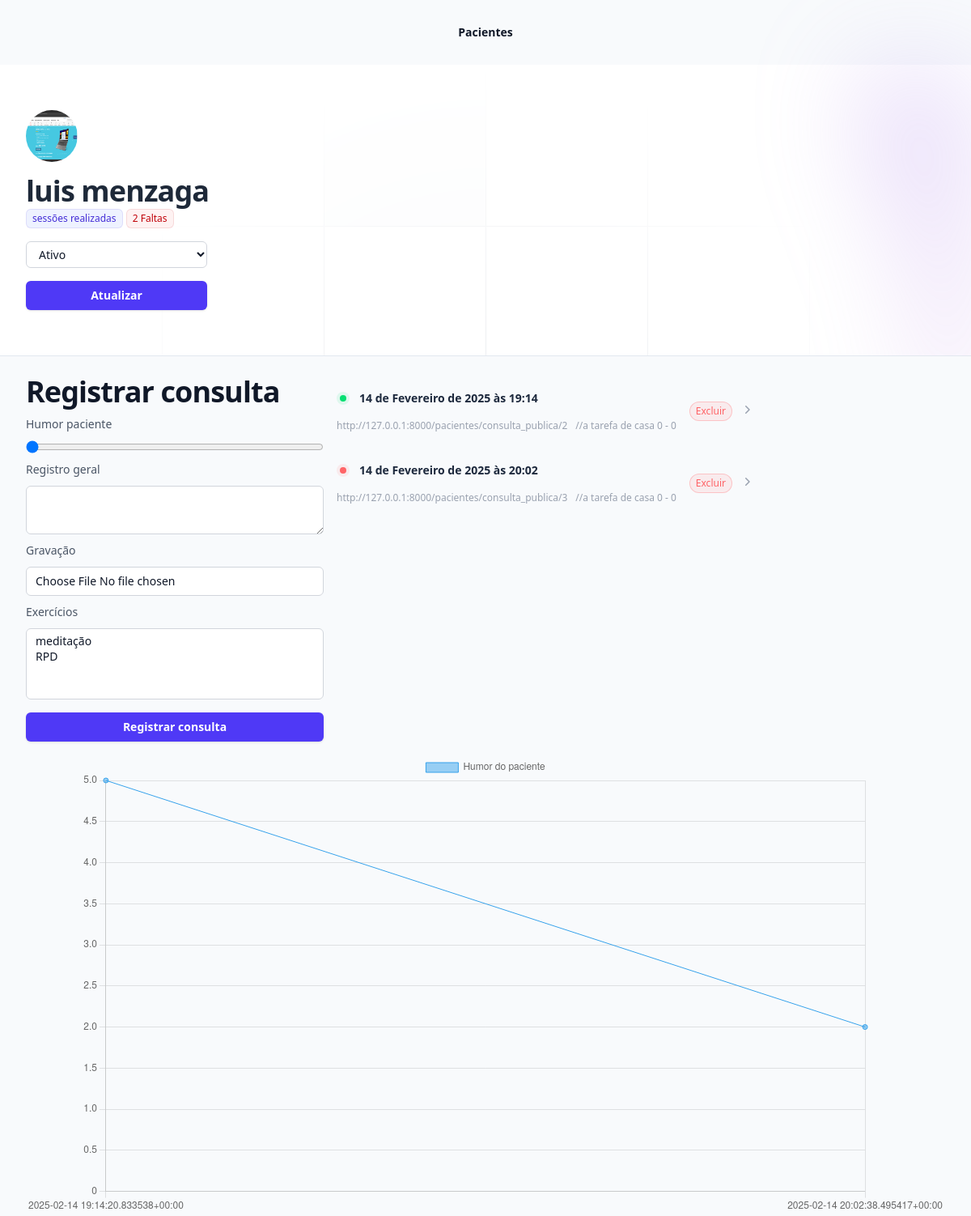
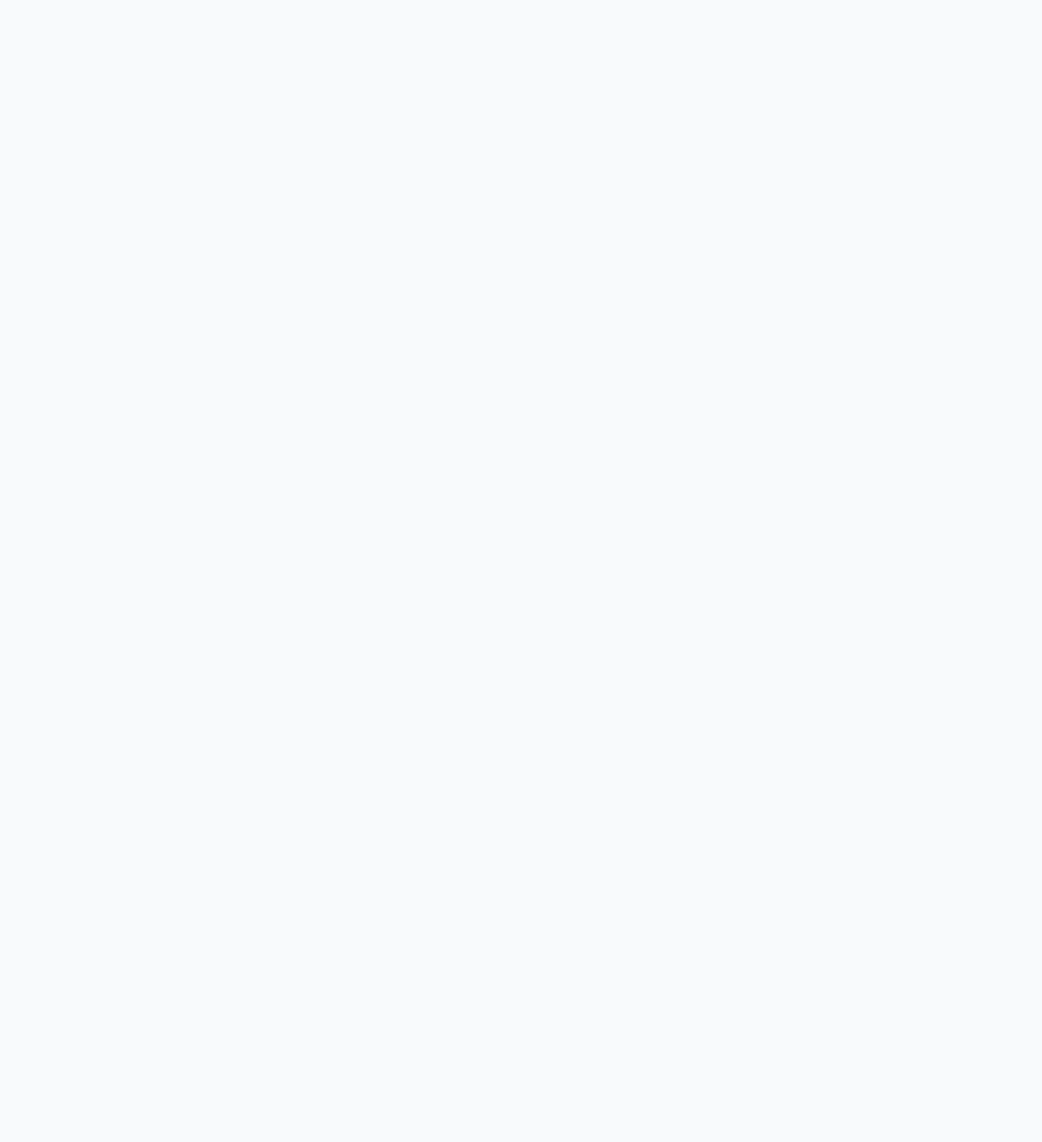
The page /pacientes/1 on the database its author committed (2 pictures, top to bottom).
### pacientes/models.py (models this page shows, shortened)
class Pacientes(models.Model):
    queixa_choices = (
        ('TDAH', 'Transtorno de Déficite de Atenção e Hiperatividade'),
        ('D', 'Depressão'),
        ('A', 'Ansiedade'),
        ('TAG', 'Transtorno de Ansiedade Generalizada')
    )
    nome = models.CharField(max_length=25)
    email = models.EmailField()
    telefone = models.CharField(max_length=255, null=True, blank=True)
    foto = models.ImageField(upload_to='fotos')
    pagamento_em_dia = models.BooleanField(default=True)
    queixa = models.CharField(max_length=4, choices=queixa_choices)

class Consultas(models.Model):
    humor = models.PositiveIntegerField()
    registro_geral = models.TextField()
    video = models.FileField(upload_to="video")
    tarefas = models.ManyToManyField(Tarefas)
    paciente = models.ForeignKey(Pacientes, on_delete=models.CASCADE)
    data = models.DateTimeField(auto_now_add=True)
    @property
    def link_publico(self):
        return f"http://127.0.0.1:8000{reverse('consulta_publica', kwargs={'id':self.id})}"

### pacientes/views.py (the view, shortened to what this page needs)
# urls.py: path('<int:id>', views.paciente_view, name="paciente_view"),
def paciente_view(request, id):
    paciente = Pacientes.objects.get(id=id)
    if request.method == "GET":
        tarefas = Tarefas.objects.all()
        consultas = Consultas.objects.filter(paciente=paciente)
        consultas_list = []
        for i in consultas:
            consultas_list.append(str(i.data))
        humor_list = []
        for i in consultas:
            humor_list.append(i)
        tuple_grafico = ([str(i.data) for i in consultas], [str(i.humor) for i in consultas])
        return render(request, 'paciente.html', {'paciente': paciente, 'tarefas': tarefas, 'consultas': consultas, 'tuple_grafico': tuple_grafico})

### pacientes/templates/paciente.html (shortened to what this page needs)
{% extends "base.html" %}
{% block 'body' %}
<div class="relative isolate">
    <div class="pointer-events-none absolute left-1/2 right-0 top-0 -z-10 -ml-24 transform-gpu overflow-hidden blur-3xl lg:ml-24 xl:ml-48" aria-hidden="true">
    </div>
    <div class="py-14 sm:py-14">
        <div class="mx-auto max-w-7xl px-6 lg:px-8">
          <div class="mx-auto max-w-2xl lg:mx-0">
            <img class="size-16 rounded-full" src="{{paciente.foto.url}}" alt="">
            <p class="mt-4 text-pretty text-4xl font-semibold tracking-tight text-gray-800 sm:text-4xl">{{paciente.nome}}</p>
            <span class="inline-flex items-center rounded-md bg-indigo-50 px-2 py-1 text-xs font-medium text-indigo-700 ring-1 ring-inset ring-indigo-700/10">{{total_consultas}} sessões realizadas</span>
            <span class="inline-flex items-center rounded-md bg-red-50 px-2 py-1 text-xs font-medium text-red-700 ring-1 ring-inset ring-red-700/10">2 Faltas</span>
            <form action="{% url 'atualizar_paciente' paciente.id %}" method="POST"> {% csrf_token %}
                <select name="pagamento_em_dia" class="block w-1/3 mt-4 rounded-md bg-white px-3 py-1.5 text-base text-gray-900 outline outline-1 -outline-offset-1 outline-gray-300 placeholder:text-gray-400 focus:outline focus:outline-2 focus:-outline-offset-2 focus:outline-indigo-600 sm:text-sm/6">
                    <option value="ativo" {% if paciente.pagamento_em_dia %} selected {% endif %}>Ativo</option>
                </select>
                <button type="submit" class="inline-flex justify-center rounded-md bg-indigo-600 mt-4 cursor-pointer px-3 py-2  w-1/3 text-sm font-semibold text-white shadow-sm hover:bg-indigo-500 focus-visible:outline focus-visible:outline-2 focus-visible:outline-offset-2 focus-visible:outline-indigo-600">Atualizar</button>
            </form>
          </div>
        </div>
    </div>
    <div class="bg-slate-50 h-screen border-t-1 border-slate-200 ">
        <div class="max-w-7xl mx-auto px-6 lg:px-8 mt-6">
            <div class="grid grid-cols-3 gap-4">
                <div>
                    <h2 class="text-pretty text-3xl font-semibold tracking-tight text-gray-900 sm:text-4xl">Registrar consulta</h2>
                    <form action="{% url 'paciente_view' paciente.id %}" method="POST" enctype='multipart/form-data'>{% csrf_token %}
                        <label for="nome" class="block mt-2 text-sm/6 font-medium text-gray-600">Humor paciente</label>
                        <div class="mt-2">
                            <input type="range" name="humor" min="1" max="5" value="1" class="block w-full rounded-md text-base text-gray-900 placeholder:text-gray-400 sm:text-sm/6">
                        </div>
                        <label for="nome" class="block mt-2 text-sm/6 font-medium text-gray-600">Registro geral</label>
                        <div class="mt-2">
                            <textarea name="registro_geral" id="" class="block w-full rounded-md bg-white px-3 py-1.5 text-base text-gray-900 outline outline-1 -outline-offset-1 outline-gray-300 placeholder:text-gray-400 focus:outline focus:outline-2 focus:-outline-offset-2 focus:outline-indigo-600 sm:text-sm/6"></textarea>
                        </div>
                        <label for="nome" class="block mt-2 text-sm/6 font-medium text-gray-600">Gravação</label>
                        <div class="mt-2">
                            <input type="file" required name="video" id="foto" class="block w-full rounded-md bg-white px-3 py-1.5 text-base text-gray-900 outline outline-1 -outline-offset-1 outline-gray-300 placeholder:text-gray-400 focus:outline focus:outline-2 focus:-outline-offset-2 focus:outline-indigo-600 sm:text-sm/6">
                        </div>
                        <label for="nome" class="block mt-2 text-sm/6 font-medium text-gray-600">Exercícios</label>
                        <div class="mt-2">
                            <select name="tarefas" id="" multiple class="block w-full rounded-md bg-white px-3 py-1.5 text-base text-gray-900 outline outline-1 -outline-offset-1 outline-gray-300 placeholder:text-gray-400 focus:outline focus:outline-2 focus:-outline-offset-2 focus:outline-indigo-600 sm:text-sm/6">
                                {% for tarefa in tarefas%}
                                    <option value="{{tarefa.id}}">{{tarefa.tarefa}}</option>
                                {% endfor %}
                            </select>
                        </div>
                        <button type="submit" class="inline-flex justify-center rounded-md bg-indigo-600 mt-4 cursor-pointer px-3 py-2 w-full text-sm font-semibold text-white shadow-sm hover:bg-indigo-500 focus-visible:outline focus-visible:outline-2 focus-visible:outline-offset-2 focus-visible:outline-indigo-600">Registrar consulta</button>
                    </form>
                </div>
                <div class="mx-auto">
                    <ul role="list" class="divide-y divide-white/5">
                      {% for consulta in consultas %}
                            <li class="relative flex items-center space-x-4 py-4">
                            <div class="min-w-0 flex-auto">
                                <div class="flex items-center gap-x-3">
                                <div class="flex-none rounded-full p-1 {%if consulta.humor >= 3 %} bg-green-400/10  text-green-400 {% else %}bg-red-400/10  text-red-400{% endif %}">
                                    <div class="size-2 rounded-full bg-current"></div>
                                </div>
                                <h2 class="min-w-0 text-sm/6 font-semibold text-slate-800">
                                    <a href="{% url 'consulta_publica' consulta.id %}" class="flex gap-x-2">
                                    <span class="truncate">{{consulta.data}}</span>
                                    </a>
                                </h2>
                                </div>
                                <div class="mt-3 flex items-center gap-x-2.5 text-xs/5 text-gray-400">
                                <p class="truncate">{{consulta.link_publico}}</p>
                                <p class="whitespace-nowrap">//a tarefa de casa 0 - 0</p>
                                </div>
                            </div>
                                <a href="{% url 'excluir_consulta' consulta.id%}" class="flex gap-x-2">
                                    <div class="flex-none rounded-full bg-red-400/10 px-2 py-1 text-xs font-medium text-red-400 ring-1 ring-inset ring-red-400/30">Excluir</div>
                                    <svg class="size-5 flex-none text-gray-400" viewBox="0 0 20 20" fill="currentColor" aria-hidden="true" data-slot="icon">
                                        <path fill-rule="evenodd" d="M8.22 5.22a.75.75 0 0 1 1.06 0l4.25 4.25a.75.75 0 0 1 0 1.06l-4.25 4.25a.75.75 0 0 1-1.06-1.06L11.94 10 8.22 6.28a.75.75 0 0 1 0-1.06Z" clip-rule="evenodd" />
                                    </svg>
                                </a>
                            </li>
                        {% endfor %}
                      </ul>
                </div>
            </div>
            <div class="mt-4">
                <canvas id="myChart"></canvas>
              </div>
        </div>
    </div>
</div>
<script>
    const ctx = document.getElementById('myChart');
    new Chart(ctx, {
      type: 'line',
      data: {
        labels: {{tuple_grafico.0|safe}},
        datasets: [{
          label: 'Humor do paciente',
          data: {{tuple_grafico.1|safe}},
          borderWidth: 1
        }]
      },
      options: {
        scales: {
          y: {
            beginAtZero: true
          }
        }
      }
    });
</script>
{% endblock 'body' %}

### rows shown on the page
Pacientes: foto (picture), nome "luis menzaga", pagamento_em_dia "Ativo"
Consultas: humor 5 (drawn), data "14 de Fevereiro de 2025 às 19:14", link_publico "http://127.0.0.1:8000/pacientes/consulta_publica/2"
Consultas: humor 2 (drawn), data "14 de Fevereiro de 2025 às 20:02", link_publico "http://127.0.0.1:8000/pacientes/consulta_publica/3"

### other values the page prints
chart data {{ tuple_grafico.1|safe }} ['5', '2']
